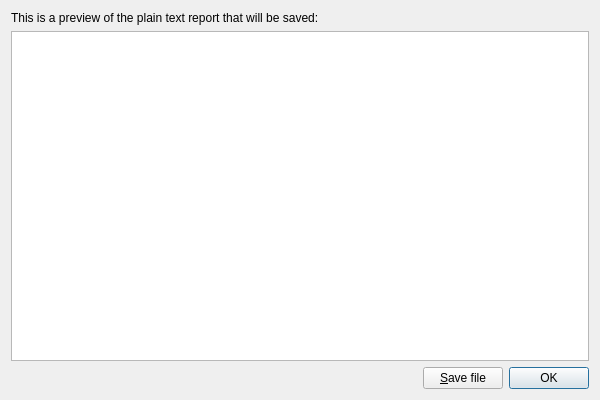
<?xml version="1.0" encoding="UTF-8"?>
<ui version="4.0">
 <class>ReportDialog</class>
 <widget class="QDialog" name="ReportDialog">
  <property name="geometry">
   <rect>
    <x>0</x>
    <y>0</y>
    <width>600</width>
    <height>400</height>
   </rect>
  </property>
  <property name="windowTitle">
   <string>Report</string>
  </property>
  <property name="windowIcon">
   <iconset resource="resources.qrc">
    <normaloff>:/icons/16x16/accessories-text-editor-6.png</normaloff>:/icons/16x16/accessories-text-editor-6.png</iconset>
  </property>
  <layout class="QVBoxLayout" name="verticalLayout">
   <item>
    <widget class="QLabel" name="label">
     <property name="text">
      <string>This is a preview of the plain text report that will be saved:</string>
     </property>
    </widget>
   </item>
   <item>
    <widget class="QPlainTextEdit" name="plainTextEdit"/>
   </item>
   <item>
    <layout class="QHBoxLayout" name="horizontalLayout">
     <item>
      <spacer name="horizontalSpacer">
       <property name="orientation">
        <enum>Qt::Horizontal</enum>
       </property>
       <property name="sizeHint" stdset="0">
        <size>
         <width>40</width>
         <height>20</height>
        </size>
       </property>
      </spacer>
     </item>
     <item>
      <widget class="QPushButton" name="saveButton">
       <property name="text">
        <string>&amp;Save file</string>
       </property>
      </widget>
     </item>
     <item>
      <widget class="QDialogButtonBox" name="buttonBox">
       <property name="sizePolicy">
        <sizepolicy hsizetype="Fixed" vsizetype="Fixed">
         <horstretch>0</horstretch>
         <verstretch>0</verstretch>
        </sizepolicy>
       </property>
       <property name="orientation">
        <enum>Qt::Horizontal</enum>
       </property>
       <property name="standardButtons">
        <set>QDialogButtonBox::Ok</set>
       </property>
      </widget>
     </item>
    </layout>
   </item>
  </layout>
 </widget>
 <resources>
  <include location="resources.qrc"/>
 </resources>
 <connections>
  <connection>
   <sender>buttonBox</sender>
   <signal>accepted()</signal>
   <receiver>ReportDialog</receiver>
   <slot>accept()</slot>
   <hints>
    <hint type="sourcelabel">
     <x>248</x>
     <y>254</y>
    </hint>
    <hint type="destinationlabel">
     <x>157</x>
     <y>274</y>
    </hint>
   </hints>
  </connection>
  <connection>
   <sender>buttonBox</sender>
   <signal>rejected()</signal>
   <receiver>ReportDialog</receiver>
   <slot>reject()</slot>
   <hints>
    <hint type="sourcelabel">
     <x>316</x>
     <y>260</y>
    </hint>
    <hint type="destinationlabel">
     <x>286</x>
     <y>274</y>
    </hint>
   </hints>
  </connection>
 </connections>
</ui>
